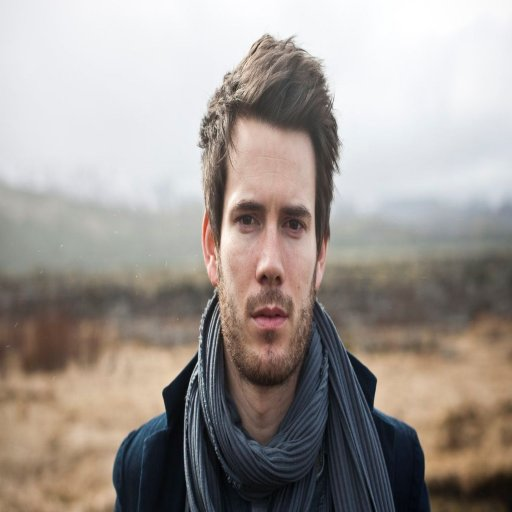
#> input picture men.jpg, 512 x 512 px
$ python 'How to Extract RGB Color Space.py'
#> lines starting #> are read from the running program, lines starting #| are printed output that depends on the picture
import cv2
import numpy as np

img = cv2.imread('men.jpg')
#> img is the input picture: shape (512, 512, 3); mean B, G, R 147.5, 152.6, 160.2
cv2.imshow("Original", img)
cv2.waitKey(0)

B,G,R = cv2.split(img)
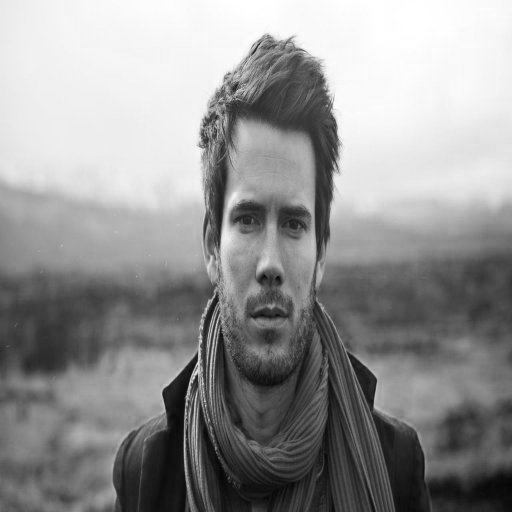
#> B: shape (512, 512); min 1, max 255, mean 147.5
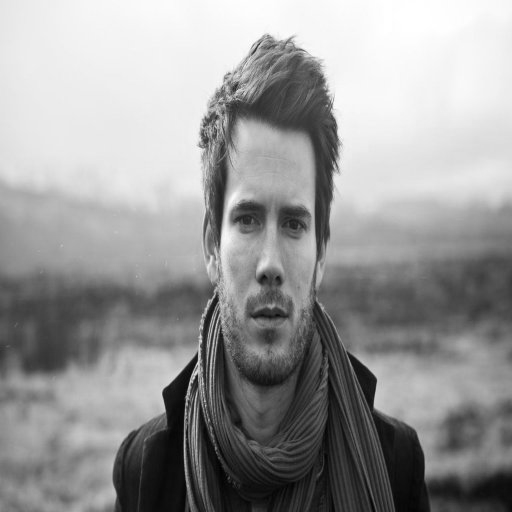
#> G: shape (512, 512); min 0, max 255, mean 152.6
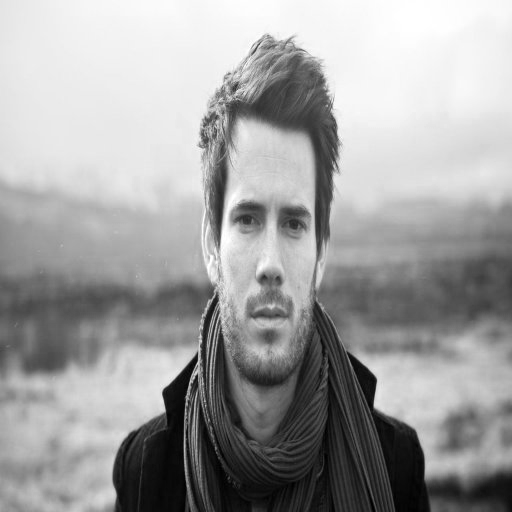
#> R: shape (512, 512); min 0, max 255, mean 160.2

zeros = np.zeros(img.shape[:2], dtype="uint8")

cv2.imshow("Red", cv2.merge([zeros, zeros, R]))
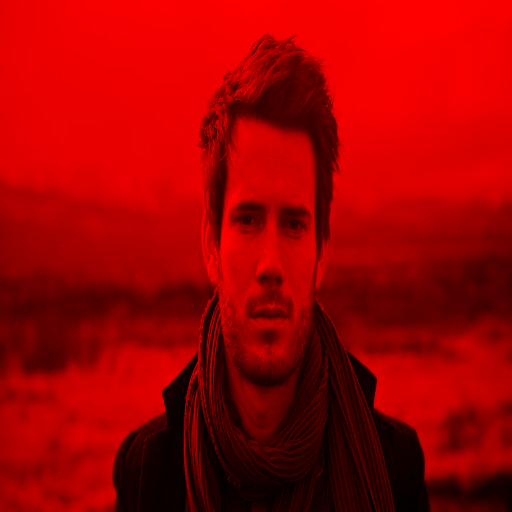
#> window 'Red': shape (512, 512, 3); mean B, G, R 0, 0, 160.2
cv2.waitKey(0)
cv2.imshow("Green", cv2.merge([zeros, G, zeros]))
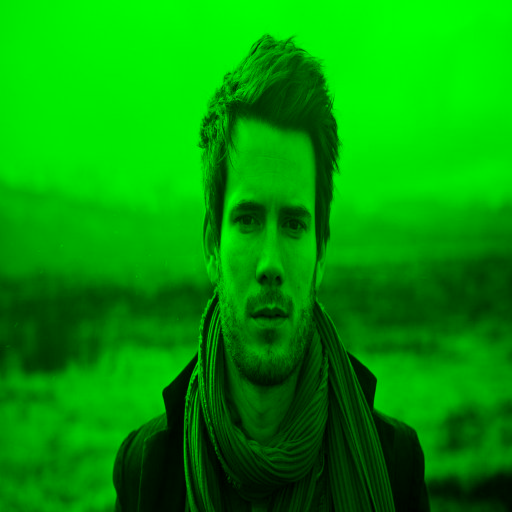
#> window 'Green': shape (512, 512, 3); mean B, G, R 0, 152.6, 0
cv2.waitKey(0)
cv2.imshow("Blue", cv2.merge([B, zeros, zeros]))
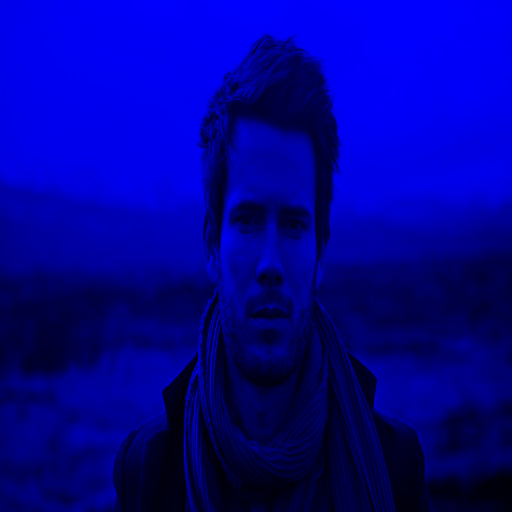
#> window 'Blue': shape (512, 512, 3); mean B, G, R 147.5, 0, 0
cv2.waitKey(0)

cv2.destroyAllWindows()
